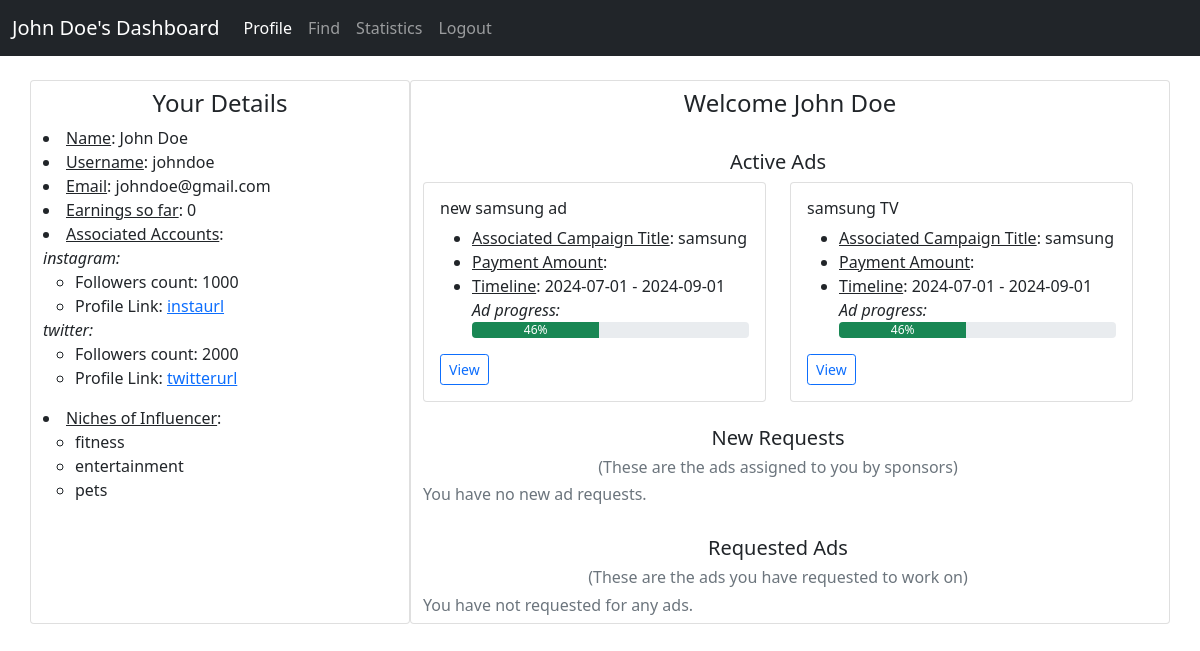
The page /influencer_dashboard/1 on the database its author committed.
### backend/models.py (models this page shows)
class Influencer(db.Model):
    __tablename__ = 'influencer'
    id = db.Column(db.Integer, primary_key=True)
    first_name = db.Column(db.String, nullable=False)
    last_name = db.Column(db.String)
    age = db.Column(db.Integer, nullable=False)
    username = db.Column(db.String, unique=True, nullable=False)
    password = db.Column(db.String, nullable=False)
    email = db.Column(db.String, unique=True, nullable=False)
    earning = db.Column(db.Integer, default=0)
    profile_pic = db.Column(db.String)      # remove this attribute
    flagged = db.Column(db.Boolean, default=False)
    reach = db.relationship('Reach', backref='influencer', cascade='all, delete-orphan')
    ad_request = db.relationship('Ad_Request', backref='influencer')
    influencer_niche = db.relationship('Influencer_Niche', backref='influencer')

class Reach(db.Model):
    __tablename__ = 'reach'
    id = db.Column(db.Integer, primary_key=True)
    influencer_id = db.Column(db.Integer, db.ForeignKey('influencer.id'), nullable=False)
    platform = db.Column(db.Enum('instagram', 'twitter', 'youtube', 'linkedin'), nullable=False)
    followers = db.Column(db.Integer, nullable=False)
    profile_link = db.Column(db.String, nullable=False)

class Niche(db.Model):
    __tablename__ = 'niche'
    id = db.Column(db.Integer, primary_key=True)
    name = db.Column(db.String, nullable=False)
    influencer_niche = db.relationship('Influencer_Niche', backref='niche')
    ad_request = db.relationship('Ad_Request', backref='niche')

class Ad_Request(db.Model):
    __tablename__ = 'ad_request'
    id = db.Column(db.Integer, primary_key=True)
    influencer_id = db.Column(db.Integer, db.ForeignKey('influencer.id'))
    campaign_id = db.Column(db.Integer, db.ForeignKey('campaign.id'), nullable=False)
    title = db.Column(db.String, nullable=False)
    status = db.Column(db.Enum('pending', 'accepted', 'rejected', 'requested'))      # replace the rejected status with completed
    payment_amount = db.Column(db.Float, nullable=False)
    requirement = db.Column(db.String, nullable=False)
    niche_id = db.Column(db.Integer, db.ForeignKey('niche.id'), nullable=False)

class Campaign(db.Model):
    __tablename__ = 'campaign'
    id = db.Column(db.Integer, primary_key=True)
    sponsor_id = db.Column(db.Integer, db.ForeignKey('sponsor.id'), nullable=False)
    visibility = db.Column(db.Enum('private', 'public'), default='public', nullable=False)
    title = db.Column(db.String, nullable=False)
    description = db.Column(db.String)
    goal = db.Column(db.String)
    start_date = db.Column(db.Date, nullable=False)
    end_date = db.Column(db.Date, nullable=False)
    budget = db.Column(db.Float, nullable=False)
    flagged = db.Column(db.Boolean, default=False)
    ad_request = db.relationship('Ad_Request', backref='campaign', cascade='all, delete-orphan')

### backend/controllers.py (the view)
@app.route('/influencer_dashboard/<int:influencer_id>', methods=['GET', 'POST'])
def influencer_dashboard(influencer_id):
    influencer = Influencer.query.filter_by(id=influencer_id).first()
    return render_template('influencer_dashboard.html', influencer_id=influencer_id, influencer_info=fetch_influencer_details(influencer_id),
                        active_ads=fetch_active_ads(influencer_id), pending_ads=fetch_pending_ad_requests_for_influencer(influencer_id),
                        fname=influencer.first_name, lname=influencer.last_name, requested_ads=fetch_requested_ad_requests_of_influencer(influencer_id))

### backend/controllers.py (called while the page is built)
def progress(start_date, end_date):
    current_date = datetime.now().date()
    total_duration = (end_date - start_date).days
    elapsed_duration = (current_date - start_date).days
    progress = (elapsed_duration / total_duration) * 100
    return int(min(max(progress, 0), 100))

def fetch_influencer_details(influencer_id):
    influencer = Influencer.query.filter_by(id=influencer_id).first()
    influencer_info = {influencer.id: {}}
    influencer_info[influencer.id] = {'fname': influencer.first_name, 'lname': influencer.last_name, 'username': influencer.username,
                                      'email': influencer.email, 'profile_pic': influencer.profile_pic, 'earning':influencer.earning,
                                      'social_accounts':social_accounts(influencer_id), 'niches': niches(influencer_id)}
    return influencer_info

def social_accounts(influencer_id):
    tuples = (db.session.query(Influencer.id, Reach.platform, Reach.followers, Reach.profile_link)
                  .join(Reach, Reach.influencer_id==influencer_id).all())
    social_accounts = {}
    for tuple in tuples:
        if tuple.platform not in social_accounts.keys():
            social_accounts[tuple.platform] = {'followers': tuple.followers, 'profile_link': tuple.profile_link}
    return social_accounts

def niches(influencer_id):
    tuples = (db.session.query(Niche.id.label('niche_id'), Niche.name.label('niche_name'))
              .join(Influencer_Niche, Influencer_Niche.niche_id == Niche.id)
              .join(Influencer, Influencer.id == Influencer_Niche.influencer_id)
              .filter(Influencer.id == influencer_id).all())
    niches = []
    for tuple in tuples:
        niches.append(tuple.niche_name)
    return niches

### templates/influencer_dashboard.html (shortened to what this page needs)
<!DOCTYPE html>
<html lang="en">
<head>
    <link href="https://cdn.jsdelivr.net/npm/bootstrap@5.0.2/dist/css/bootstrap.min.css" rel="stylesheet">
</head>
<body>
    <div id="container">
        <div id="panel">
            <nav class="navbar navbar-expand-lg navbar-dark bg-dark">
                <div class="container-fluid">
                    <label class="navbar-brand">{{ fname }} {{ lname }}'s Dashboard</label>
                    <div class="collapse navbar-collapse" id="navbarNavAltMarkup">
                        <div class="navbar-nav">
                            <a class="nav-link active" href="/influencer_dashboard/{{ influencer_id }}">Profile</a>
                            <a class="nav-link" href="/influencer_find/{{ influencer_id }}">Find</a>
                            <a class="nav-link" href="#">Statistics</a>
                            <a class="nav-link" href="#">Logout</a>
                        </div>
                    </div>
                </div>
            </nav>
        </div>
        <div class="container">
            <div class="row my-4">
                {% for key, value in influencer_info.items() %}
                    <div class="col-4 card">
                        <div class="row">
                            <h4 class="text-center mt-2">Your Details</h4>
                        </div>
                        <div class="row">
                            <li><u>Name</u>: {{ value.fname }} {{ value.lname }}</li>
                            <li><u>Username</u>: {{ value.username }}</li>
                            <li><u>Email</u>: {{ value.email }}</li>
                            <li><u>Earnings so far</u>: {{ value.earning }}</li>
                            <li><u>Associated Accounts</u>:</li>
                            <ul class="list-unstyled">
                                {% for account, info in value.social_accounts.items() %}
                                    <i>{{ account }}:</i>
                                    <ul>
                                        <li>Followers count: {{ info.followers }}</li>
                                        <li>Profile Link: <a href="{{ info.profile_link }}" target="_blank">{{ info.profile_link }}</a></li>
                                    </ul>
                                {% endfor %}
                            </ul>
                            <li><u>Niches of Influencer</u>:</li>
                            <ul class="list-unstyled">
                                {% for niche in value.niches %}
                                    <ul>
                                        <li>{{ niche }}</li>
                                    </ul>
                                {% endfor %}
                            </ul>
                        </div>
                    </div>
                {% endfor %}
                <div class="col-8 card">
                    <div class="row">
                        <h4 class="text-center mt-2">Welcome {{ fname }} {{ lname }}</h4>
                    </div>
                    <div class="row">
                        <div class="row">
                            <h5 class="text-center"><br>Active Ads</h5>
                            {% if active_ads %}
                                {% for key, value in active_ads.items() %}
                                    <div class="col-sm-6">
                                        <div class="card">
                                            <div class="card-body">
                                                <h6 class="card-title">{{ value.ad_title }}</h6>
                                                <ul class="card-text">
                                                    <li><u>Associated Campaign Title</u>: {{ value.campaign_title }} </li>
                                                    <li><u>Payment Amount</u>: {{ value.payemnt_amount }}</li>
                                                    <li><u>Timeline</u>: {{ value.sdate }} - {{ value.edate }}</li>
                                                    <i>Ad progress: </i>
                                                    <div class="progress">
                                                        <div class="progress-bar bg-success" role="progressbar" style="width: {{ value.progress }}%" aria-valuenow="{{ value.progress }}" aria-valuemin="0" aria-valuemax="100">{{ value.progress }}%</div>
                                                    </div>
                                                </ul>
                                                <button type="button" class="btn btn-outline-primary btn-sm" data-bs-toggle="modal" data-bs-target="#viewActiveAdRequestModal{{ key }}">View</a>
                                            </div>
                                        </div>
                                    </div>
                                {% endfor %}
                            {% else %}
                                <h6 class="text-secondary">You have no active ads.</h6>
                            {% endif %}
                        </div>
                    </div>
                    <div class="row">
                        <div class="row">
                            <h5 class="text-center"><br>New Requests</h5>
                            <h6 class="text-secondary text-center">(These are the ads assigned to you by sponsors)</h6>
                            {% if pending_ads %}
                                {% for key, value in pending_ads.items() %}
                                    <div class="col-sm-6 mb-2">
                                        <div class="card">
                                            <div class="card-body">
                                                <h6 class="card-title">{{ value.ad_title }} </h6>
                                                <ul class="card-text">
                                                    <li><u>Associated Campaign Title</u>: {{ value.campaign_title }} </li>
                                                    <li><u>Requesting Sponsor</u>: {{ value.sponsor_fname }}{{ value.sponsor_lname }} <br></li>
                                                    <li><u>Payment Amount</u>: {{ value.payemnt_amount }}</li>
                                                    <li><u>Timeline</u>: {{ value.sdate }} - {{ value.edate }}</li>
                                                </ul>
                                                <button type="button" class="btn btn-outline-primary btn-sm" data-bs-toggle="modal" data-bs-target="#viewNewAdRequestModal{{ key }}">View</button>
                                                <a href="/influencer_dashboard/accept_ad_request/{{ influencer_id }}/{{ key }}" class="btn btn-outline-success btn-sm">Accept</a>
                                                <a href="/influencer_dashboard/reject_ad_request/{{ influencer_id }}/{{ key }}" class="btn btn-outline-danger btn-sm">Reject</a>
                                            </div>
                                        </div>
                                    </div>
                                {% endfor %}
                            {% else %}
                                <h6 class="text-secondary">You have no new ad requests.</h6>
                            {% endif %}
                        </div>
                    </div>
                    <div class="row">
                        <div class="row">
                            <h5 class="text-center"><br>Requested Ads</h5>
                            <h6 class="text-secondary text-center">(These are the ads you have requested to work on)</h6>
                            {% if requested_ads %}
                                {% for key, value in requested_ads.items() %}
                                    <div class="col-sm-6 mb-2">
                                        <div class="card">
                                            <div class="card-body">
                                                <h6 class="card-title">{{ value.ad_title }} </h6>
                                                <ul class="card-text">
                                                    <li><u>Associated Campaign Title</u>: {{ value.campaign_title }} </li>
                                                    <li><u>Payment Amount</u>: {{ value.payemnt_amount }}</li>
                                                    <li><u>Timeline</u>: {{ value.sdate }} - {{ value.edate }}</li>
                                                </ul>
                                            </div>
                                        </div>
                                    </div>
                                {% endfor %}
                            {% else %}
                                <h6 class="text-secondary">You have not requested for any ads.</h6>
                            {% endif %}
                        </div>
                    </div>
                </div>
            </div>
        </div>
    </div>
</body>
</html>

### rows shown on the page
Influencer: first_name "John", last_name "Doe", fname "John", lname "Doe", username "johndoe", email "johndoe@gmail.com"
Reach: platform "instagram", followers "1000", profile_link "instaurl"
Reach: platform "twitter", followers "2000", profile_link "twitterurl"
Niche: name "fitness"
Niche: name "entertainment"
Niche: name "pets"
Ad_Request: ad_title "new samsung ad"
Campaign: campaign_title "samsung" "samsung"
Ad_Request: ad_title "samsung TV"

### other values the page prints
{{ value.earning }} "0"
{{ value.sdate }} "2024-07-01" "2024-07-01"
{{ value.edate }} "2024-09-01" "2024-09-01"
{{ value.progress }} "46" "46"
